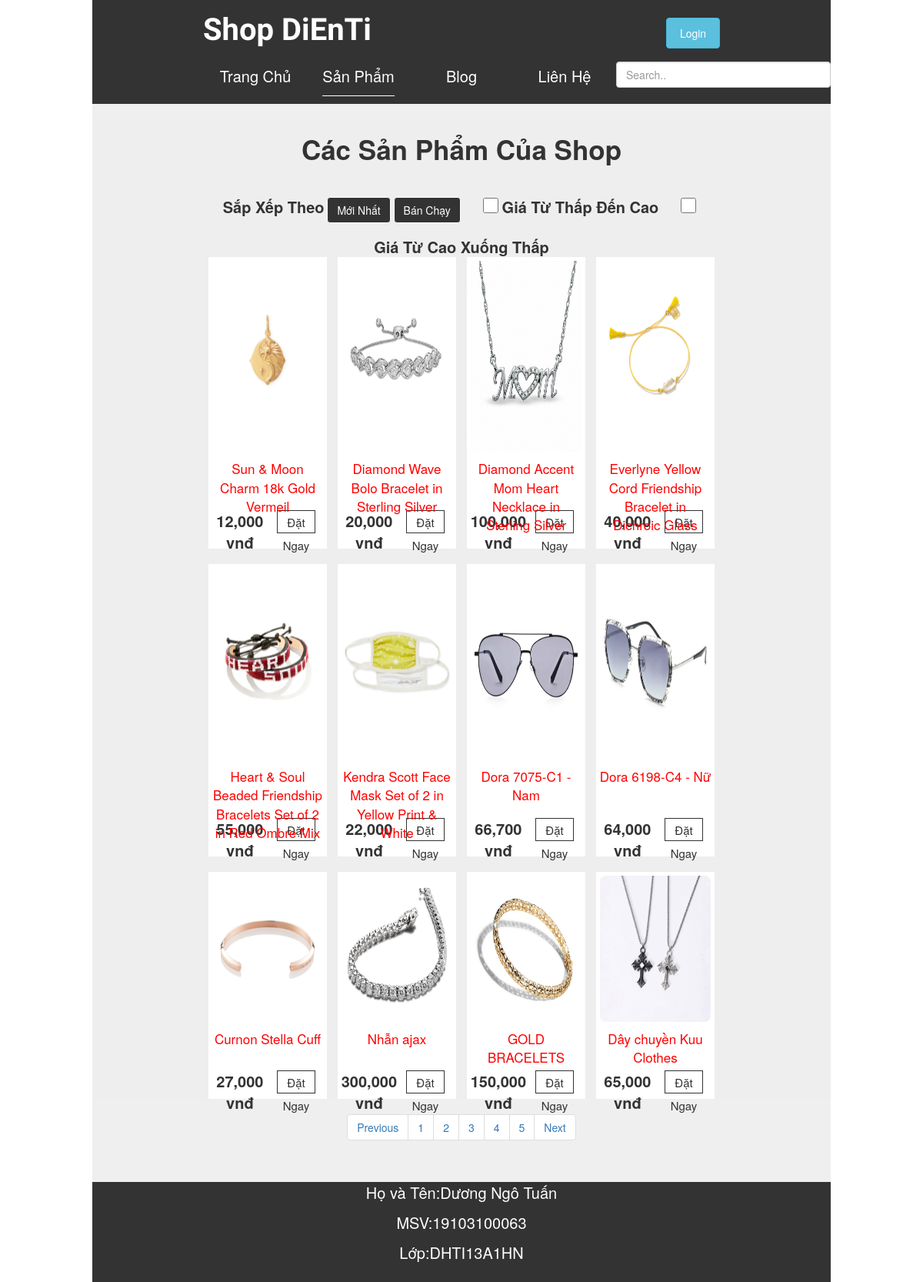
The page /user/products.php on the database its author committed.
### tables this page shows
CREATE TABLE `product` (
  `id` int(11) NOT NULL,
  `name` varchar(150) NOT NULL,
  `price` float NOT NULL,
  `description` text NOT NULL,
  `id_manufacture` int(11) NOT NULL,
  `photo` text NOT NULL
);

### user/products.php (the view, shortened to what this page needs)
<?php include './head.php'; ?>
<body>
    <div class="products" style="background-color: #eeee;" >
        <div class="header" style="background-color: #333;">
            <?php include './header.php'; ?>
            <div class="navbar">
                <ul>
                    <li><a href="./index.php">Trang Chủ</a></li>
                    <li><a href="#" class="active">Sản Phẩm</a></li>
                    <li><a href="#">Blog</a></li>
                    <li><a href="#">Liên Hệ</a></li>
                    <li>
                        <div class="search">
                            <form action="" method="">
                                <input class="form-control" id="myInput" type="text" placeholder="Search..">
                            </form>
                        </div>
                    </li>
                </ul>
            </div>
        </div>
        <div class="content">
            <h1>Các Sản Phẩm Của Shop</h1>
            <div class="filter">
                <span>Sắp Xếp Theo</span>
                <button type="button" class="btn" style="background-color: #333; color: white; border: 1px solid #ffff;">Mới Nhất</button>
                <button type="button" class="btn" style="background-color: #333; color: white; border: 1px solid #ffff;">Bán Chạy</button>
                <input type="checkbox"><span>Giá Từ Thấp Đến Cao</span>
                <input type="checkbox"><span>Giá Từ Cao Xuống Thấp</span>
            </div>
            <div class="row-card">
                <?php
                require '../admin/connect.php';
                $sql = "select * from product limit 12";
                $result = mysqli_query($con, $sql);
                foreach ($result as $each) {
                ?>
                    <div class="col" style="padding-bottom: 10px;">
                        <div class="img-col"><a href="./view_product.php?id=<?php echo $each['id']; ?>"><img src="../admin/product/<?php echo $each['photo'] ?>" alt="img"></a></div>
                        <div class="name-col" style="height: 15%; font-size: 17px; color: red;"><?php echo $each['name'] ?></div>
                        <div class="col-right">
                            <div class="price-col"><?php echo number_format($each['price'], 0, '', ','); ?> vnđ</div>
                            <div class="btn-col"><a href="./view_product.php?id=<?php echo $each['id']; ?>">Đặt Ngay</a></div>
                        </div>
                    </div>
                <?php } ?>
            </div>
        </div>
        <div id="pagination">
            <ul class="pagination">
                <li class="page-item"><a class="page-link" href="#">Previous</a></li>
                <li class="page-item"><a class="page-link" href="#">1</a></li>
                <li class="page-item"><a class="page-link" href="#">2</a></li>
                <li class="page-item"><a class="page-link" href="#">3</a></li>
                <li class="page-item"><a class="page-link" href="#">4</a></li>
                <li class="page-item"><a class="page-link" href="#">5</a></li>
                <li class="page-item"><a class="page-link" href="#">Next</a></li>
            </ul>
        </div>
        <div class="footer">
            <p>Họ và Tên:Dương Ngô Tuấn</p>
            <p>MSV:19103100063</p>
            <p>Lớp:DHTI13A1HN</p>
        </div>
    </div>
</body>
</html>

### user/head.php (shortened to what this page needs)
<!DOCTYPE html>
<html lang="en">
<head>
    <link rel="stylesheet" href="https://maxcdn.bootstrapcdn.com/bootstrap/3.4.1/css/bootstrap.min.css">
    <link rel="stylesheet" href="https://cdnjs.cloudflare.com/ajax/libs/font-awesome/5.15.4/css/all.min.css" />
    <link rel="stylesheet" href="../css/style.css">
</head>

### user/header.php (shortened to what this page needs)
<div class="header-top">
    <div class="logo">
        <a href="#">Shop DiEnTi</a>
    </div>
    <div class="header-right">
        <?php if (empty($_SESSION['id'])) { ?>
            <button type="button" id="btn-show-signin" data-toggle="modal" data-target="#myModal" class="btn btn-info">Login</button>
        <?php } ?>
    </div>
</div>

### css/style.css (style rules this page uses)
* { margin: 0px; padding: 0px; box-sizing: border-box; }
a { color: white; }
html { font-family: Helvetica, Arial, sans-serif; }
.header { width: 100%; }
.header-top { width: 70%; margin: auto; display: flex; justify-content: space-between; }
.header-right { padding-top: 10px; line-height: 63px; }
.header-right>button { margin-left: 20px; height: 40px; width: 70px; }
.logo { padding-top: 10px; font-family: 'Sonsie One', cursive; font-weight: bold; font-size: 40px; }
.logo a { color: white; text-decoration: none; }
.navbar { width: 70%; margin: auto; }
.navbar ul { list-style-type: none; display: flex; justify-content: center; }
.navbar ul li { text-align: center; width: 150px; height: 50px; float: left; }
.navbar ul li a { line-height: 50px; display: inline-block; text-decoration: none; font-size: 20px; font-weight: 540; color: white; }
.content { width: 100%; background-color: #eeee; }
.row-card { width: 70%; margin: auto; display: flex; justify-content: space-around; flex-wrap: wrap; }
h1 { font-size: 35px; padding: 20px; font-weight: 600; text-align: center; }
.col { width: 23%; background-color: white; margin-top: 20px; }
.img-col { padding: 5px; width: 100%; height: 70%; }
.img-col>a>img { width: 100%; height: 100%; border-radius: 8px; }
.col .name-col { text-align: center; font-size: 17px; padding: 5px; }
.col-right { margin-top: 10px; padding: 5px; }
.price-col { width: 50%; font-size: 20px; font-weight: bold; text-align: center; float: left; }
.btn-col { float: right; margin-right: 10px; width: 35%; height: 30px; font-size: 15px; text-align: center; border: 1px solid #333; text-align: center; }
.btn-col>a { line-height: 30px; text-decoration: none; display: block; color: #333; }
.footer { margin-top: 30px; height: 130px; width: 100%; background-color: #333; color: white; text-align: center; font-size: 20px; }
.products, .app-admin { width: 100%; }
.search { width: 208%; }
.search>form { margin-top: 2%; display: flex; }
.filter { width: 70%; margin: auto; height: 50px; line-height: 50px; text-align: center; margin-bottom: 20px; }
.filter>span { display: inline-block; font-size: 20px; font-weight: bold; }
.filter>input { height: 20px; width: 30px; font-weight: bold; margin-left: 20px; }
#pagination { width: 70%; margin: auto; text-align: center; }
.active { border-bottom: 1px solid #ffff; }
.products { width: 80%; margin: auto; }

### rows shown on the page
product: photo (picture), name "Sun & Moon Charm 18k Gold Vermeil", price "12,000"
product: photo (picture), name "Diamond Wave Bolo Bracelet in Sterling Silver", price "20,000"
product: photo (picture), name "Diamond Accent Mom Heart Necklace in Sterling Silver", price "100,000"
product: photo (picture), name "Everlyne Yellow Cord Friendship Bracelet in Dichroic Glass", price "40,000"
product: photo (picture), name "Heart & Soul Beaded Friendship Bracelets Set of 2 in Red Ombre Mix", price "55,000"
product: photo (picture), name "Kendra Scott Face Mask Set of 2 in Yellow Print & White", price "22,000"
product: photo (picture), name "Dora 7075-C1 - Nam", price "66,700"
product: photo (picture), name "Dora 6198-C4 - Nữ", price "64,000"
product: photo (picture), name "Curnon Stella Cuff", price "27,000"
product: photo (picture), name "Nhẫn ajax", price "300,000"
product: photo (picture), name "GOLD BRACELETS", price "150,000"
product: photo (picture), name "Dây chuyền Kuu Clothes", price "65,000"
